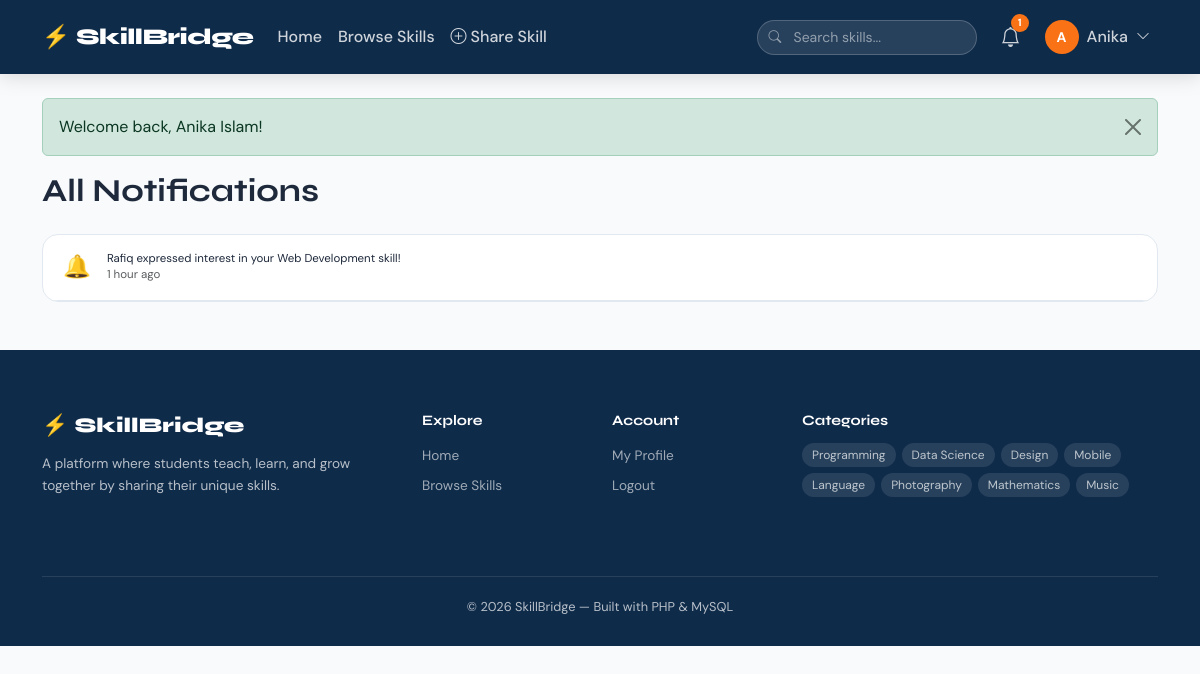
The app's page /pages/profile/notifications.php (signed in) with its own data.
### tables this page shows
CREATE TABLE IF NOT EXISTS notifications (
    id           INT AUTO_INCREMENT PRIMARY KEY,
    user_id      INT NOT NULL,
    message      VARCHAR(255) NOT NULL,
    link         VARCHAR(255),
    is_read      TINYINT DEFAULT 0,
    created_at   TIMESTAMP DEFAULT CURRENT_TIMESTAMP,
    FOREIGN KEY (user_id) REFERENCES users(id) ON DELETE CASCADE
);

### config/functions.php (called while the page is built, shortened)
<?php
function sanitize(string $val): string {
    return htmlspecialchars(trim($val), ENT_QUOTES, 'UTF-8');
}
function timeAgo(string $datetime): string {
    $now  = new DateTime();
    $ago  = new DateTime($datetime);
    $diff = $now->diff($ago);
    if ($diff->h > 0) return $diff->h . ' hour'  . ($diff->h > 1 ? 's' : '') . ' ago';
    return 'Just now';
}

### pages/profile/notifications.php (the view, shortened to what this page needs)
<?php
require_once '../../config/db.php';
require_once '../../config/functions.php';
$pdo->prepare("UPDATE notifications SET is_read=1 WHERE user_id=?")->execute([currentUserId()]);
$notifs = $pdo->prepare("SELECT * FROM notifications WHERE user_id=? ORDER BY created_at DESC");
$notifs->execute([currentUserId()]);
$list = $notifs->fetchAll();
require_once '../../includes/header.php';
?>
<h2 class="fw-bold mb-4" style="font-family:'Syne',sans-serif;">All Notifications</h2>
<?php if (empty($list)): ?>
<div class="empty-state">
    <div class="icon">🔔</div>
    <h5>No notifications yet</h5>
    <p>You'll see updates here when someone interacts with your skills.</p>
</div>
<?php else: ?>
<div class="skill-card overflow-hidden">
    <?php foreach ($list as $n): ?>
    <a href="<?= BASE_URL . ltrim($n['link'],'/') ?>" class="notif-item d-flex gap-3 align-items-start" style="padding:16px 20px;">
        <div style="font-size:1.4rem;flex-shrink:0;">🔔</div>
        <div>
            <div class="small"><?= sanitize($n['message']) ?></div>
            <div class="text-muted" style="font-size:0.72rem;"><?= timeAgo($n['created_at']) ?></div>
        </div>
    </a>
    <?php endforeach; ?>
</div>
<?php endif; ?>
<?php require_once '../../includes/footer.php'; ?>

### assets/css/style.css (style rules this page uses)
:root { --primary: #0f2b4a; --accent: #f97316; --accent2: #06b6d4; --light-bg: #f8fafc; --card-bg: #ffffff; --border: #e2e8f0; --text: #1e293b; --muted: #64748b; --success: #10b981; --danger: #ef4444; }
* { box-sizing: border-box; }
body { font-family: 'DM Sans', sans-serif; background: var(--light-bg); color: var(--text); margin: 0; }
h1, h2, h3, h4, .navbar-brand, .hero-title { font-family: 'Syne', sans-serif; }
.notif-item { display: block; padding: 10px 16px; font-size: 0.82rem; color: var(--text); border-bottom: 1px solid var(--border); text-decoration: none; transition: background 0.15s; line-height: 1.4; }
.skill-card { background: var(--card-bg); border-radius: 16px; border: 1px solid var(--border); transition: all 0.25s; overflow: hidden; height: 100%; }

### records on screen
notifications: message "Rafiq expressed interest in your Web Development skill!", timeAgo($n['created_at']) "1 hour ago"

### other values on screen
SITE_NAME "SkillBridge"
$notifCount "1"
substr(currentUser()['name'], 0, 1) "A"
explode(' ', currentUser()['name'])[0] "Anika"
$flash['msg'] "Welcome back, Anika Islam!"
$c "Programming"
$c "Data Science"
$c "Design"
$c "Mobile"
$c "Language"
$c "Photography"
$c "Mathematics"
$c "Music"
